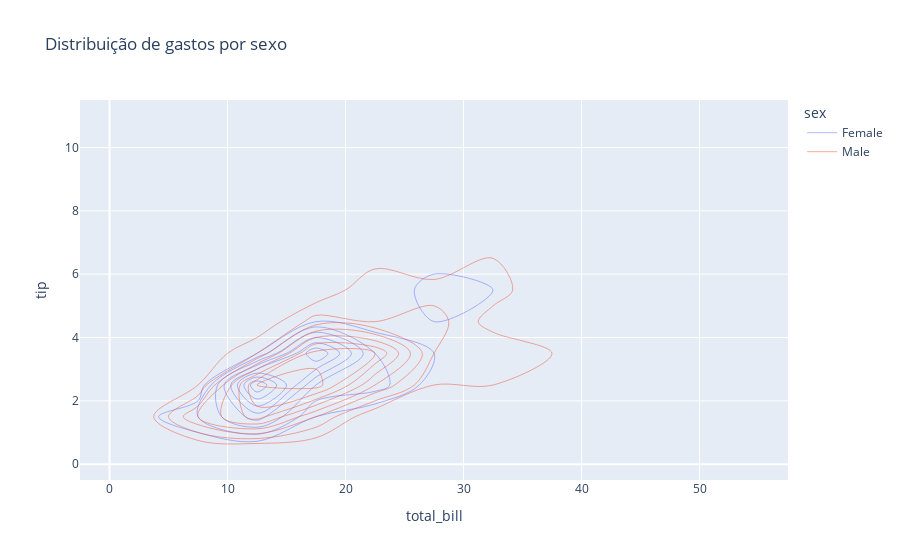

Notebook code cell kept with this figure:
### Markdown cell above
### Grafico de contorno

### Code cell
import plotly.express as px

#Carragamento Data
df = px.data.tips()
#Criação do gráfico
fig = px.density_contour(df, x='total_bill', y='tip', color='sex',
                         title="Distribuição de gastos por sexo")
fig.show()

### Figure 1 — Plotly figure (JSON) as saved in the notebook; plotly's stock layout.template omitted (floating-point values rounded to 4 significant figures; data arrays with more than 128 entries replaced by an {"elided": "..."} marker saying what was removed)
{"data": [{"contours": {"coloring": "none"}, "hovertemplate": "sex=Female<br>total_bill=%{x}<br>tip=%{y}<br>count=%{z}<extra></extra>", "legendgroup": "Female", "line": {"color": "#636efa"}, "name": "Female", "showlegend": true, "type": "histogram2dcontour", "x": [16.99, 24.59, 35.26, 14.83, 10.33, 16.97, 20.29, 15.77, 19.65, 15.06, 20.69, 16.93, 10.29, 34.81, 26.41, 16.45, 3.07, 17.07, 26.86, 25.28, 14.73, 10.07, 34.83, 5.75, 16.32, 22.75, 11.35, 15.38, 44.3, 22.42, 20.92, 14.31, 7.25, 25.71, 17.31, 10.65, 12.43, 24.08, 13.42, 12.48, 29.8, 14.52, 11.38, 20.27, 11.17, 12.26, 18.26, 8.51, 10.33, 14.15, 13.16, 17.47, 27.05, 16.43, 8.35, 18.64, 11.87, 29.85, 25.0, 13.39, 16.21, 17.51, 10.59, 10.63, 9.6, 20.9, 18.15, 19.81, 43.11, 13.0, 12.74, 13.0, 16.4, 16.47, 12.76, 13.27, 28.17, 12.9, 30.14, 13.42, 15.98, 16.27, 10.09, 22.12, 35.83, 27.18, 18.78], "xaxis": "x", "xbingroup": "x", "y": [1.01, 3.61, 5.0, 3.02, 1.67, 3.5, 2.75, 2.23, 3.0, 3.0, 2.45, 3.07, 2.6, 5.2, 1.5, 2.47, 1.0, 3.0, 3.14, 5.0, 2.2, 1.83, 5.17, 1.0, 4.3, 3.25, 2.5, 3.0, 2.5, 3.48, 4.08, 4.0, 1.0, 4.0, 3.5, 1.5, 1.8, 2.92, 1.68, 2.52, 4.2, 2.0, 2.0, 2.83, 1.5, 2.0, 3.25, 1.25, 2.0, 2.0, 2.75, 3.5, 5.0, 2.3, 1.5, 1.36, 1.63, 5.14, 3.75, 2.61, 2.0, 3.0, 1.61, 2.0, 4.0, 3.5, 3.5, 4.19, 5.0, 2.0, 2.01, 2.0, 2.5, 3.23, 2.23, 2.5, 6.5, 1.1, 3.09, 3.48, 3.0, 2.5, 2.0, 2.88, 4.67, 2.0, 3.0], "yaxis": "y", "ybingroup": "y"}, {"contours": {"coloring": "none"}, "hovertemplate": "sex=Male<br>total_bill=%{x}<br>tip=%{y}<br>count=%{z}<extra></extra>", "legendgroup": "Male", "line": {"color": "#EF553B"}, "name": "Male", "showlegend": true, "type": "histogram2dcontour", "x": {"elided": "157 float values"}, "xaxis": "x", "xbingroup": "x", "y": {"elided": "157 float values"}, "yaxis": "y", "ybingroup": "y"}], "layout": {"legend": {"title": {"text": "sex"}, "tracegroupgap": 0}, "title": {"text": "Distribuição de gastos por sexo"}, "xaxis": {"anchor": "y", "domain": [0, 1], "title": {"text": "total_bill"}}, "yaxis": {"anchor": "x", "domain": [0, 1], "title": {"text": "tip"}}}}
